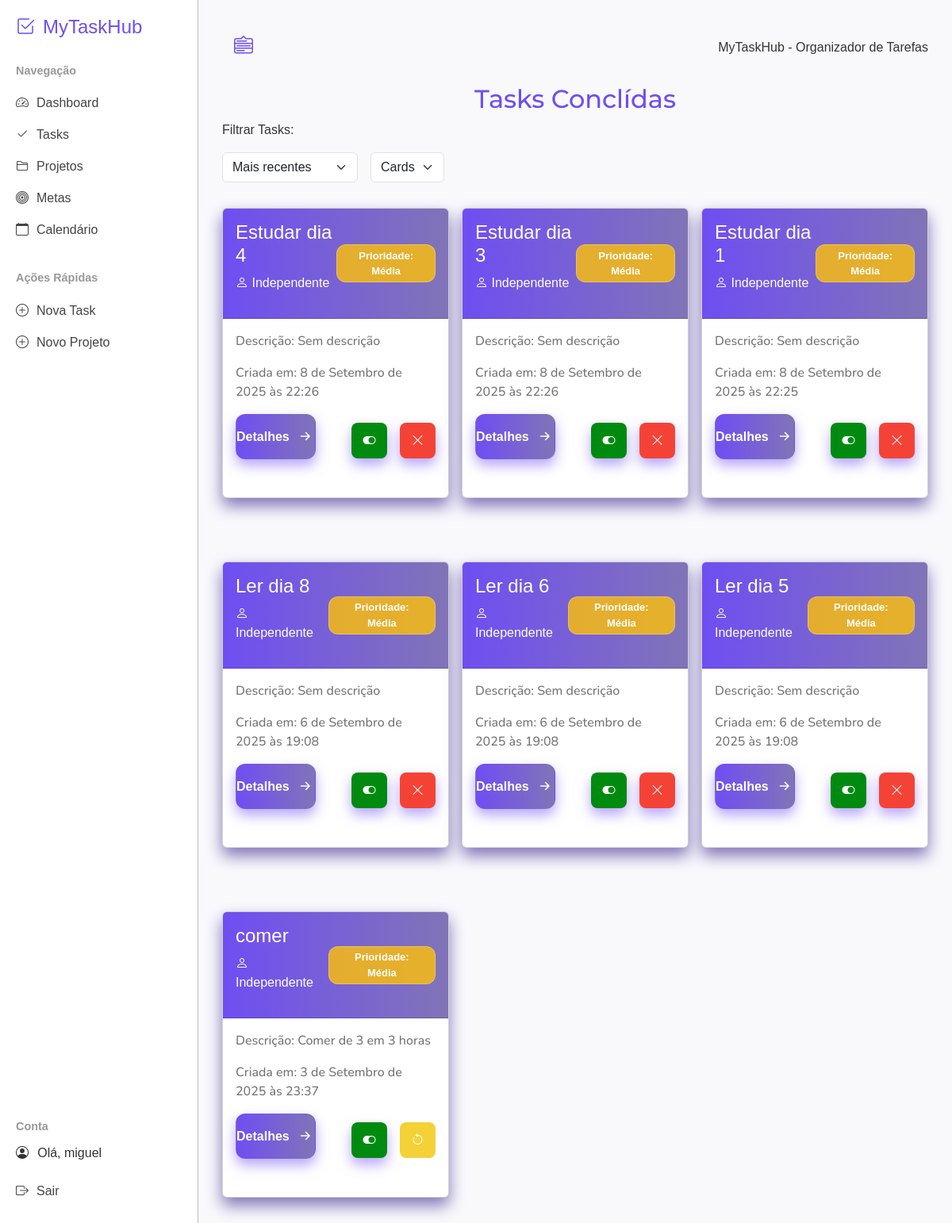
The app's page /tasks_concluidas/ (signed in), older data.
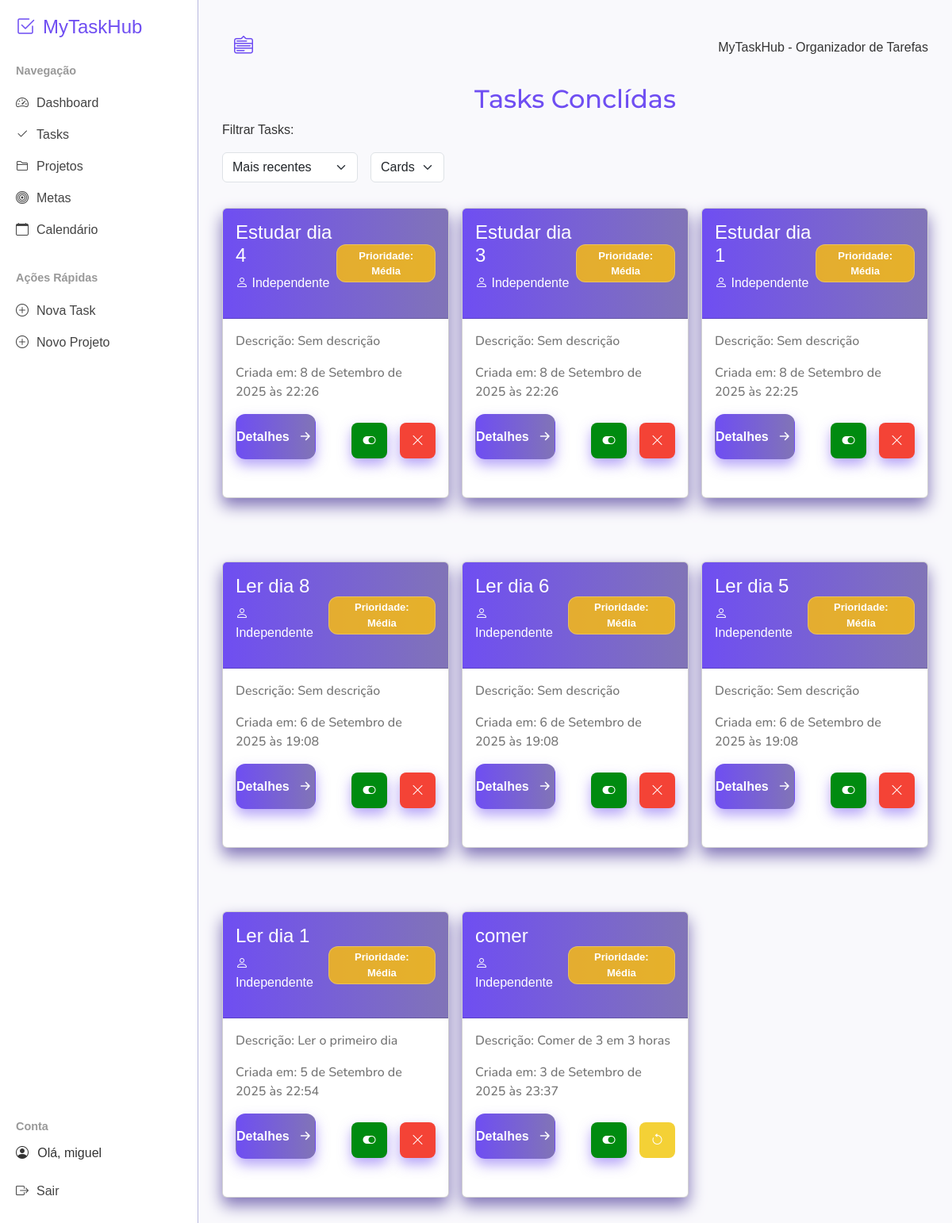
The same page, newer data.
### mytaskhubs/models.py (models this page shows, shortened)
class Task(models.Model):
    owner = models.ForeignKey(User, on_delete=models.CASCADE)
    goal = models.ForeignKey(Goal, related_name='tasks', on_delete=models.CASCADE, blank=True, null=True)
    project = models.ForeignKey(Project, null=True, blank=True, on_delete=models.CASCADE, related_name='project_tasks')
    title = models.CharField(max_length=200)
    description = models.TextField(blank=True, default="Sem descrição")
    completed = models.BooleanField(default=False)
    date_added = models.DateTimeField(auto_now_add=True)
    deleted = models.BooleanField(default=False)
    PRIORIDADE_CHOICES = [
        ('B', 'Baixa'),
        ('M', 'Média'),
        ('A', 'Alta'),
    ]
    prioridade = models.CharField(max_length=1, choices=PRIORIDADE_CHOICES, default='M')

### mytaskhubs/views.py (the view)
# urls.py: path('tasks_concluidas/', views.tasks_concluidas, name='tasks_concluidas'),
@login_required
def tasks_concluidas(request):
    tasks = Task.objects.filter(owner=request.user, completed=True).order_by('-date_added')
    return render(request, "mytaskhubs/tasks_concluidas.html", {'tasks': tasks})

### mytaskhubs/templates/mytaskhubs/tasks_concluidas.html (shortened to what this page needs)
{% extends "mytaskhubs/base.html" %}
{% block content %}
<h2 class="titulo-pagina">Tasks Conclídas</h2>
<div class="filters">
<label for="">Filtrar Tasks:</label>
<div class="filter-main">
<div class="filter-container">
   <select id="taskFilter2" class="filter-select form-select">
      <option value="data-desc">Mais recentes</option>
   </select>
</div>
<div class="filter-container">
   <select id="taskFilter3" class="filter-select form-select">
      <option value="cards">Cards</option>
   </select>
</div>
</div>
</div>
<main class="main" id="tasksContainer">
{% for task in tasks %}
  <div class="card"
  data-status="{% if task.deleted %}archived{% elif task.completed %}completed{% else %}active{% endif %}"
  data-date="{{ task.date_added|date:'Y-m-d H:i:s' }}"
  data-prio="{{ task.prioridade }}">
    <div class="card-header">
      <div class="title-task">
      <h4>{{ task.title|truncatewords:3 }}</h4>
        {% if task.project %}
      <p><i class="bi bi-folder2"></i> Projeto: {{ task.project.title }}</p>
          {% elif task.meta %}
      <p><i class="bi bi-bullseye"></i> Meta: {{ task.meta.text|truncatewords:5  }}</p>
        {% else %}
      <p><i class="bi bi-person"> </i> Independente</em></p>
        {% endif %}
      </div>
    <div class="prioridade
     {% if task.prioridade == 'A' %} alta
     {% elif task.prioridade == 'M' %} media
     {% elif task.prioridade == 'B' %} baixa
     {% endif %}">
    <p> Prioridade: {{ task.get_prioridade_display }}</p>
    </div>
    </div>
    <div class="card-body">
    <div class="card-body-status-tasks">
    <p>Descrição: {{ task.description|truncatewords:100 }}</p>
    <p> Criada em: {{ task.date_added }}</p>
    </div>
    <div class="card-body-status-button">
      <a href="{% url 'task' task.id %}" class="btn">
        Detalhes <i class="bi bi-arrow-right-short"></i>
      </a>
      <div class="card-body-status_conclude-close">
        {% if task.completed %}
          <a href="{% url 'task' task.id %}" class="btn-concluido" title="Task Concluída">
            <i class="bi bi-toggle-on"></i>
          </a>
        {% endif %}
        {% if not task.deleted %}
        <form action="{% url 'arquivar_task' task.id %}" method="post">
          <button class="btn-delete" title="Arquivar Task">
            <i class="bi bi-x-lg"></i>
          </button>
        </form>
        {% endif %}
        {% if task.deleted %}
          <form action="{% url 'ativar_task' task.id %}" method="post" style="display:inline;">
            <button class="btn-warning" type="submit" title="Reativar Task">
              <i class="bi bi-arrow-counterclockwise"></i>
            </button>
          </form>
        {% endif %}
      </div>
    </div>
  </div>
</div>
{% endfor %}
</main>
{% endblock content %}

Row changes from the older to the newer data that the page shows:
now on this page (row edited): Task: title "Ler dia 1", shows "Independente", prioridade "Média", description "Ler o primeiro dia", date_added "5 de Setembro de 2025 às 22:54", completed True (drawn), deleted False (drawn)
